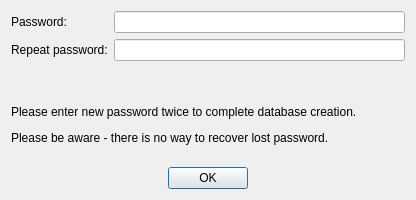
<?xml version="1.0" encoding="UTF-8"?>
<ui version="4.0">
 <class>NewPasswordDlg</class>
 <widget class="QDialog" name="NewPasswordDlg">
  <property name="geometry">
   <rect>
    <x>0</x>
    <y>0</y>
    <width>416</width>
    <height>200</height>
   </rect>
  </property>
  <property name="minimumSize">
   <size>
    <width>400</width>
    <height>188</height>
   </size>
  </property>
  <property name="windowTitle">
   <string>Password for new database</string>
  </property>
  <layout class="QVBoxLayout" name="verticalLayout">
   <item>
    <layout class="QFormLayout" name="formLayout">
     <item row="0" column="0">
      <widget class="QLabel" name="mNewPasswordLabel1">
       <property name="text">
        <string>Password:</string>
       </property>
      </widget>
     </item>
     <item row="0" column="1">
      <widget class="QLineEdit" name="mNewPasswordEdit1">
       <property name="inputMethodHints">
        <set>Qt::ImhHiddenText|Qt::ImhNoAutoUppercase|Qt::ImhNoPredictiveText|Qt::ImhSensitiveData</set>
       </property>
       <property name="echoMode">
        <enum>QLineEdit::Password</enum>
       </property>
      </widget>
     </item>
     <item row="1" column="0">
      <widget class="QLabel" name="mNewPasswordLabel2">
       <property name="text">
        <string>Repeat password:</string>
       </property>
      </widget>
     </item>
     <item row="1" column="1">
      <widget class="QLineEdit" name="mNewPasswordEdit2">
       <property name="echoMode">
        <enum>QLineEdit::Password</enum>
       </property>
      </widget>
     </item>
    </layout>
   </item>
   <item>
    <widget class="QLabel" name="mPasswordHintLabel">
     <property name="text">
      <string>&lt;html&gt;&lt;head/&gt;&lt;body&gt;&lt;p&gt;Please enter new password twice to complete database creation.&lt;/p&gt; &lt;p&gt;Please be aware - there is no way to recover lost password.&lt;/p&gt;&lt;/body&gt;&lt;/html&gt;</string>
     </property>
     <property name="wordWrap">
      <bool>true</bool>
     </property>
    </widget>
   </item>
   <item>
    <widget class="QDialogButtonBox" name="mDialogButtonBox">
     <property name="orientation">
      <enum>Qt::Horizontal</enum>
     </property>
     <property name="standardButtons">
      <set>QDialogButtonBox::Ok</set>
     </property>
     <property name="centerButtons">
      <bool>true</bool>
     </property>
    </widget>
   </item>
  </layout>
 </widget>
 <resources/>
 <connections>
  <connection>
   <sender>mDialogButtonBox</sender>
   <signal>accepted()</signal>
   <receiver>NewPasswordDlg</receiver>
   <slot>tryAccept()</slot>
   <hints>
    <hint type="sourcelabel">
     <x>199</x>
     <y>167</y>
    </hint>
    <hint type="destinationlabel">
     <x>199</x>
     <y>93</y>
    </hint>
   </hints>
  </connection>
 </connections>
 <slots>
  <slot>tryAccept()</slot>
 </slots>
</ui>
